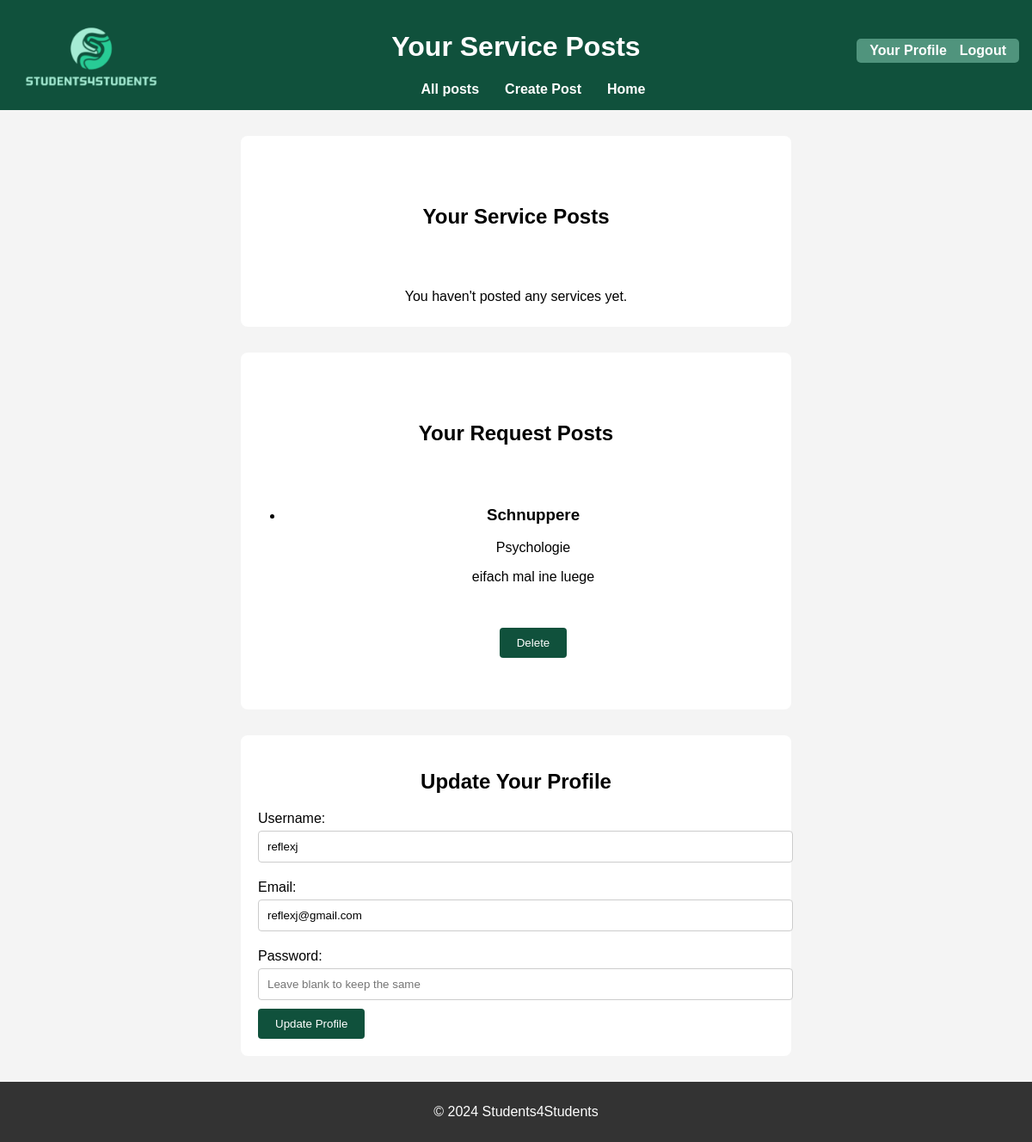
The app's page /profile (signed in) with its own data.
### app.py (models this page shows, shortened)
class RequestPost(db.Model):
    id = db.Column(db.Integer, primary_key=True)
    title = db.Column(db.String(100), nullable=False)
    description = db.Column(db.String(200), nullable=False)
    subject = db.Column(db.String(100), nullable=False)
    price = db.Column(db.String(100), nullable=False)
    additional_information = db.Column(db.String(200), nullable=True)
    contact =db.Column(db.String(100), nullable = False)
    user_id = db.Column(db.Integer, db.ForeignKey('user.id'), nullable=False)
    user = db.relationship('User', backref=db.backref('requests', lazy=True))

class User(db.Model, UserMixin):
    id = db.Column(db.Integer, primary_key=True)
    username = db.Column(db.String(150), unique=True, nullable=False)
    email = db.Column(db.String(150), unique=True, nullable=False)
    password = db.Column(db.String(150), nullable=False)
    posts = db.relationship('ServicePost', backref='user', lazy=True)

### app.py (the view, shortened to what this page needs)
@app.route('/profile', methods=['GET', 'POST'])
@login_required
def profile():
    service_posts = ServicePost.query.filter_by(user_id=current_user.id).all()
    request_posts = RequestPost.query.filter_by(user_id=current_user.id).all()
    return render_template('profile.html', service_posts=service_posts, request_posts=request_posts)

### app.py (called while the page is built)
@login_manager.user_loader
def load_user(user_id):
    return User.query.get(int(user_id))

### templates/profile.html (shortened to what this page needs)
<!DOCTYPE html>
<html lang="en">
<head>
    <link rel="stylesheet" href="{{ url_for('static', filename='style.css') }}">
</head>
<body>
    <header>
        <a href="/">
            <img src="{{ url_for('static', filename='images/logo.png') }}" alt="Website Logo" id="logo">
        </a>
        <h1>Your Service Posts</h1>
        <nav>
            <ul>
                <li><a href="/allposts">All posts</a></li>
                <li><a href="/createpost">Create Post</a></li>
                <li><a href="/">Home</a></li>
            </ul>
        </nav>
        <section class="auth-links">
            {% if current_user.is_authenticated %}
                <a href="/profile">Your Profile</a>
                <a href="{{ url_for('logout') }}">Logout</a>
            {% else %}
                <a href="{{ url_for('login') }}">Login</a>
                <a href="{{ url_for('register') }}">Register</a>
            {% endif %}
        </section>
    </header>
    <main>
            <section>
                <form>
                <h2>Your Service Posts</h2>
                </form>
                {% if service_posts %}
                <ul>
                    {% for post in service_posts %}
                        <li>
                            <h2>{{ post.title }}</h2>
                            <p>{{ post.description }}</p>
                            <p>Price: ${{ post.price }}</p>
                            <p>Subject: {{ post.subject }}</p>
                            <p>University: {{ post.university }}</p>
                            <p>Semester: {{ post.semester }}</p>
                            <form action="{{ url_for('delete_post', post_id=post.id) }}" method="POST">
                                <button type="submit">Delete</button>
                            </form>
                        </li>
                    {% endfor %}
                </ul>
            {% else %}
                <p>You haven't posted any services yet.</p>
            {% endif %}
            </section>
            <section>
                <form>
                <h2>Your Request Posts</h2>
                </form>
                {% if request_posts %}
                    <ul>
                        {% for request in request_posts %}
                            <li>
                                <h3>{{ request.title }}</h3>
                                <p>{{ request.subject }}</p>
                                <p>{{ request.description }}</p>
                                <form action="{{ url_for('delete_request', request_id=request.id) }}" method="POST">
                                <button type="submit">Delete</button>
                                </form>
                            </li>
                        {% endfor %}
                    </ul>
                {% else %}
                    <p>You have not submitted any requests yet.</p>
                {% endif %}
            </section>
            <form method="POST" action="{{ url_for('profile') }}">
                <h2>Update Your Profile</h2>
                <label for="username">Username:</label>
                <input type="text" id="username" name="username" value="{{ current_user.username }}" required>
                <label for="email">Email:</label>
                <input type="email" id="email" name="email" value="{{ current_user.email }}" required>
                <label for="password">Password:</label>
                <input type="password" id="password" name="password" placeholder="Leave blank to keep the same">
                <button type="submit">Update Profile</button>
            </form>
    </main>
    <footer>
        <p>&copy; 2024 Students4Students</p>
    </footer>
</body>
</html>

### static/style.css (style rules this page uses)
body { font-family: Arial, sans-serif; background-color: #f4f4f4; margin: 0; padding: 0; display: flex; flex-direction: column; min-height: 100vh; }
header { background-color: #10513c; color: white; text-align: center; padding: 15px; position: relative; }
nav { display: flex; justify-content: center; align-items: center; width: 100%; }
nav ul { list-style-type: none; display: flex; gap: 30px; margin: 0; justify-content: center; align-items: center; text-align: center; }
nav ul li { margin: 0; }
nav ul li a { text-decoration: none; color: #fff; font-weight: bold; text-align: center; }
.auth-links { display: flex; gap: 15px; background-color: #50947d; position: absolute; padding: 5px 15px; border-radius: 5px; margin-left: auto; right: 15px; top: 15px; }
.auth-links a { color: white; text-decoration: none; font-weight: bold; display: inline-block; transition: transform 0.3s ease; }
main { flex: 1; }
footer { text-align: center; padding: 10px; background-color: #333; color: white; }
section { text-align: center; background-color: #fff; max-width: 620px; border-radius: 8px; margin: 30px auto; padding: 10px; }
form { max-width: 600px; margin: 30px auto; padding: 20px; background-color: #fff; border-radius: 8px; }
form label { display: block; margin: 10px 0 5px; }
form input, form textarea { width: 100%; padding: 10px; margin-bottom: 10px; border: 1px solid #ccc; border-radius: 4px; }
form button { max-width: 600px; padding: 10px 20px; background-color: #10513c; color: white; border: none; border-radius: 4px; cursor: pointer; }
h2 { text-align: center; }
header img { max-height: 80px; object-fit: contain; position: absolute; top: 25px; left: 25px; }

### records on screen
RequestPost: title "Schnuppere", subject "Psychologie", description "eifach mal ine luege"
User: username "reflexj", email "reflexj@gmail.com"
